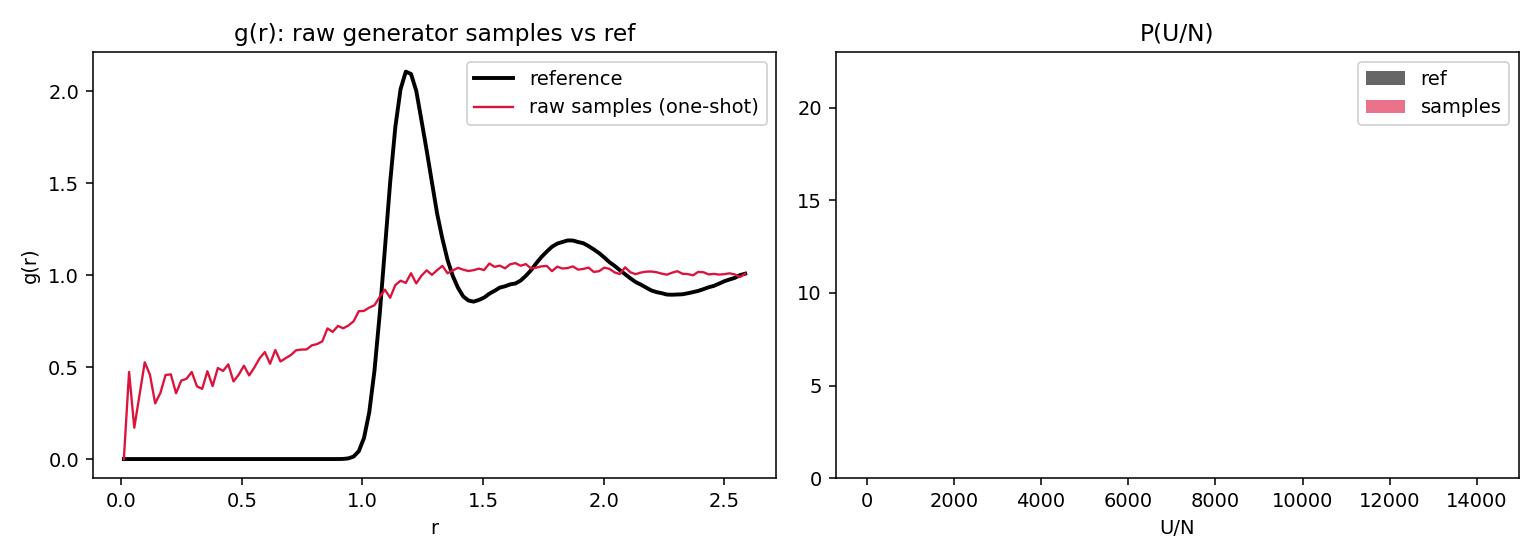

Reproduce this figure in Python.
"""Early diagnostics on the augmented 20k checkpoint (mw_gen_N64_aug_20k.bak.pt).
(1) sampler counters: n_wrapped, noncanonical fraction; (2) one-shot IS probe: logw = -beta*U - logq0
on B=512 samples -> spread/particle, one-shot ESS, c_hat proxy; (3) g(r) of raw samples vs reference;
(4) sample-energy distribution vs reference. All arrays saved (full-data rule)."""
import torch, matplotlib
matplotlib.use("Agg")
import matplotlib.pyplot as plt
from liquid_coupling_flow.mw.mw_generator import load_generator, mw_scaffold, canonical_order
from liquid_coupling_flow.mw.mw_energy import mw_energy_chunked, T_STAR, RHO_STAR
from liquid_coupling_flow.mw.mw_reference import g_r

DEV = "cuda" if torch.cuda.is_available() else "cpu"
N, B = 64, 512
L = (N / RHO_STAR) ** (1/3); beta = 1.0 / T_STAR
m = load_generator("liquid_coupling_flow/mw/artifacts/mw_gen_N64_aug_20k.bak.pt", DEV)
g = torch.Generator(device=DEV).manual_seed(0)
with torch.no_grad():
    x, logq, nwrap = m.sample(B, N, L, gen=g)
U = mw_energy_chunked(x, L)
t, rank, R = mw_scaffold(N, L, DEV)
perm = canonical_order(x, L, R, rank)
noncanon = float((~(perm == torch.arange(N, device=DEV)[None]).all(-1)).float().mean())
print(f"counters: n_wrapped={nwrap} ({nwrap/(B*N):.2e} per (cfg,step))  noncanonical_frac={noncanon:.3f}")

logw = (-beta * U - logq)                                # unnormalized IS log-weights
lw = logw - logw.max()
ess = float(1.0 / (torch.softmax(lw, 0) ** 2).sum())
print(f"one-shot IS: std(logw)={float(logw.std()):.1f} total ({float(logw.std())/N:.3f}/particle)  "
      f"ESS={ess:.1f}/{B}")
ref = torch.load("liquid_coupling_flow/mw/artifacts/mw_g2_N64.pt", map_location="cpu", weights_only=False)["ref"]
uref = ref["U"].double() / N
print(f"sample U/N: mean {float(U.mean())/N:.4f} std {float((U/N).std()):.4f}  "
      f"| ref: mean {float(uref.mean()):.4f} std {float(uref.std()):.4f}")
# c proxy on data side: E_ref[-logq0]/N vs uniform
logq_ref = []
xr = ref["cfgs"][:512].to(DEV)
with torch.no_grad():
    lp = m.log_prob(torch.remainder(xr, L), L)           # canonical mode on reference configs
print(f"data-side: E_ref[-logq0]/N = {float(-lp.mean())/N:.4f}  (uniform 3*log L = {3*torch.log(torch.tensor(L)):.4f})")

fig, ax = plt.subplots(1, 2, figsize=(11, 4))
r_ref, gr_ref = g_r(ref["cfgs"], L); r_s, gr_s = g_r(x.cpu(), L)
ax[0].plot(r_ref, gr_ref, "k", lw=2, label="reference"); ax[0].plot(r_s, gr_s, "crimson", lw=1.2, label="raw samples (one-shot)")
ax[0].set_xlabel("r"); ax[0].set_ylabel("g(r)"); ax[0].legend(); ax[0].set_title("g(r): raw generator samples vs ref")
ax[1].hist(uref.numpy(), bins=50, density=True, color="k", alpha=0.6, label="ref")
ax[1].hist((U.cpu()/N).numpy(), bins=50, density=True, color="crimson", alpha=0.6, label="samples")
ax[1].set_xlabel("U/N"); ax[1].legend(); ax[1].set_title("P(U/N)")
plt.tight_layout()
out = "reports/logs-2026-07-10/mw_aug20k_diagnostics.png"
plt.savefig(out, dpi=140); print("PLOT:", out)
torch.save({"x": x.cpu(), "logq": logq.cpu(), "U": U.cpu(), "nwrap": nwrap, "noncanon": noncanon,
            "logw": logw.cpu(), "ess": ess, "logq_ref": lp.cpu()},
           "liquid_coupling_flow/mw/artifacts/mw_aug20k_diag.pt")
